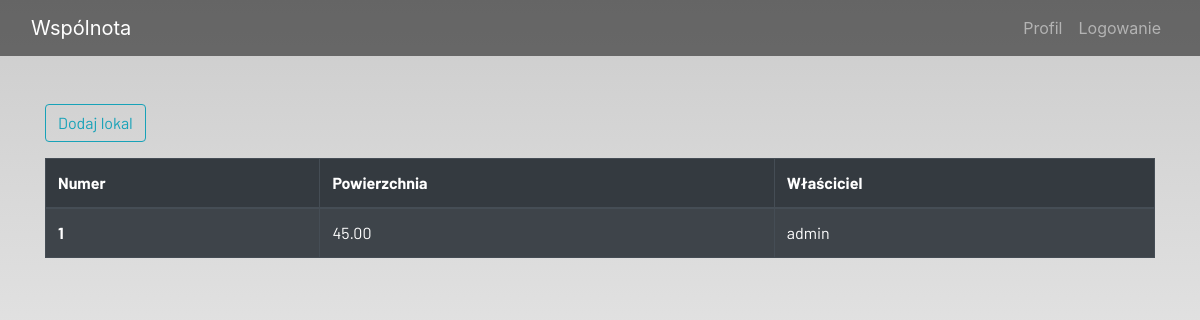
The page /local/ (signed in) on the database as committed earlier.
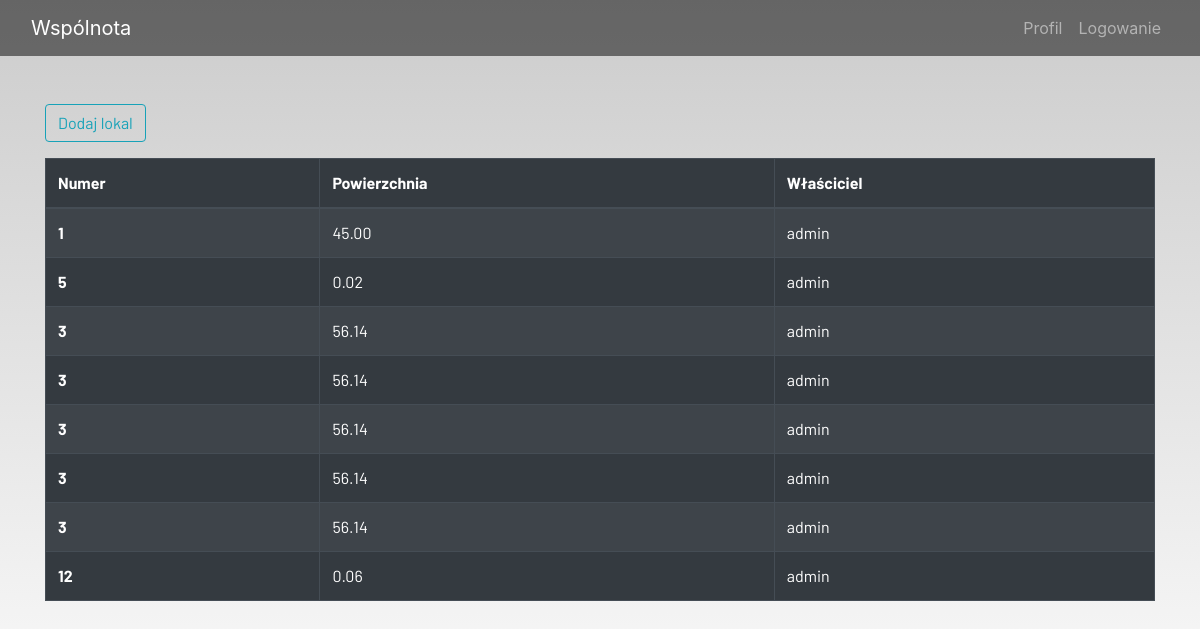
The same page on the database as committed later.
### ideas/models.py (models this page shows, shortened)
class Local(models.Model):
    admin = models.ForeignKey(User, on_delete=models.CASCADE, related_name='admin', null=True, blank=True)
    owner = models.ForeignKey(User, on_delete=models.CASCADE, related_name='owner', null=True, blank=True)
    number = models.IntegerField(("Numer lokalu"), null=False, blank=False)
    area = models.DecimalField(("Powierzchnia"), max_digits=100, decimal_places=2)
    class Meta:
        verbose_name = "local"
        verbose_name_plural = "local"

### ideas/views.py (the view)
# urls.py: path('local/', views.local, name='local'),
def local(request):
    if request.method == "POST":
        form = LocalForm(request.POST)
        if form.is_valid():
            local = Local(
                admin=request.user,
                owner=User.objects.get(id=request.POST["owner"]),
                number=request.POST['number'],
                area=request.POST['area']
            )
            local.save()
            messages.success(request, f"Lokal został dodany")
    else:
        form = LocalForm()
    local = Local.objects.filter(admin=request.user)
    context = {
            'locals': local,
            'form': form,
    }
    return render(request, 'registration/local.html', context)

### ideas/templates/registration/local.html (shortened to what this page needs)
{% extends 'registration/main.html' %}
{% load static %}
{% block content %}
{% load crispy_forms_tags %}
<div class="container" >
<div class="form-group">
            <button class="btn btn-outline-info" data-toggle="modal" data-target="#myModal">
                Dodaj lokal
            </button>
        </div>
</div>
<div class="container">
    <table class="table table-striped table-bordered table-hover table-dark">
        <thead>
            <tr>
                <th scope="col">Numer</th>
                <th scope="col">Powierzchnia</th>
                <th scope="col">Właściciel</th>
            </tr>
        </thead>
        <tbody>
            {% for local in  locals %}
            <tr>
                <th scope="row">{{ local.number }}</th>
                <td>{{ local.area }}</td>
                <td>{{ local.owner }}</td>
            </tr>
            {%  endfor %}
        </tbody>
    </table>
</div>
{% endblock content %}

Rows that differ between the two databases and show on the page:
added Local: number "5", area "0.02", owner "admin"
added Local: number "3", area "56.14", owner "admin"
added Local: number "3", area "56.14", owner "admin"
added Local: number "3", area "56.14", owner "admin"
added Local: number "3", area "56.14", owner "admin"
added Local: number "3", area "56.14", owner "admin"
added Local: number "12", area "0.06", owner "admin"
